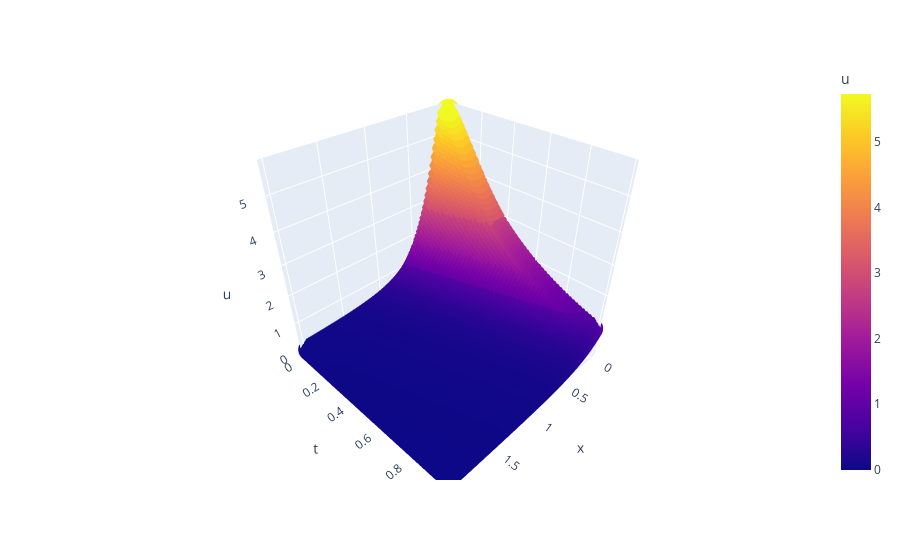

Source (notebook cell):
### Code cell
fig = px.scatter_3d(df, x='x', y='t', z='u',color="u")
fig.show()

### Figure 1 — Plotly figure (JSON) as saved in the notebook; plotly's stock layout.template omitted (floating-point values rounded to 4 significant figures; data arrays with more than 128 entries replaced by an {"elided": "..."} marker saying what was removed)
{"data": [{"hovertemplate": "x=%{x}<br>t=%{y}<br>u=%{marker.color}<extra></extra>", "legendgroup": "", "marker": {"color": {"elided": "5000 float values"}, "coloraxis": "coloraxis", "symbol": "circle"}, "mode": "markers", "name": "", "scene": "scene", "showlegend": false, "type": "scatter3d", "x": {"elided": "5000 float values"}, "y": {"elided": "5000 float values"}, "z": {"elided": "5000 float values"}}], "layout": {"coloraxis": {"colorbar": {"title": {"text": "u"}}, "colorscale": [[0, "#0d0887"], [0.1111, "#46039f"], [0.2222, "#7201a8"], [0.3333, "#9c179e"], [0.4444, "#bd3786"], [0.5556, "#d8576b"], [0.6667, "#ed7953"], [0.7778, "#fb9f3a"], [0.8889, "#fdca26"], [1, "#f0f921"]]}, "legend": {"tracegroupgap": 0}, "margin": {"t": 60}, "scene": {"domain": {"x": [0, 1], "y": [0, 1]}, "xaxis": {"title": {"text": "x"}}, "yaxis": {"title": {"text": "t"}}, "zaxis": {"title": {"text": "u"}}}}}
